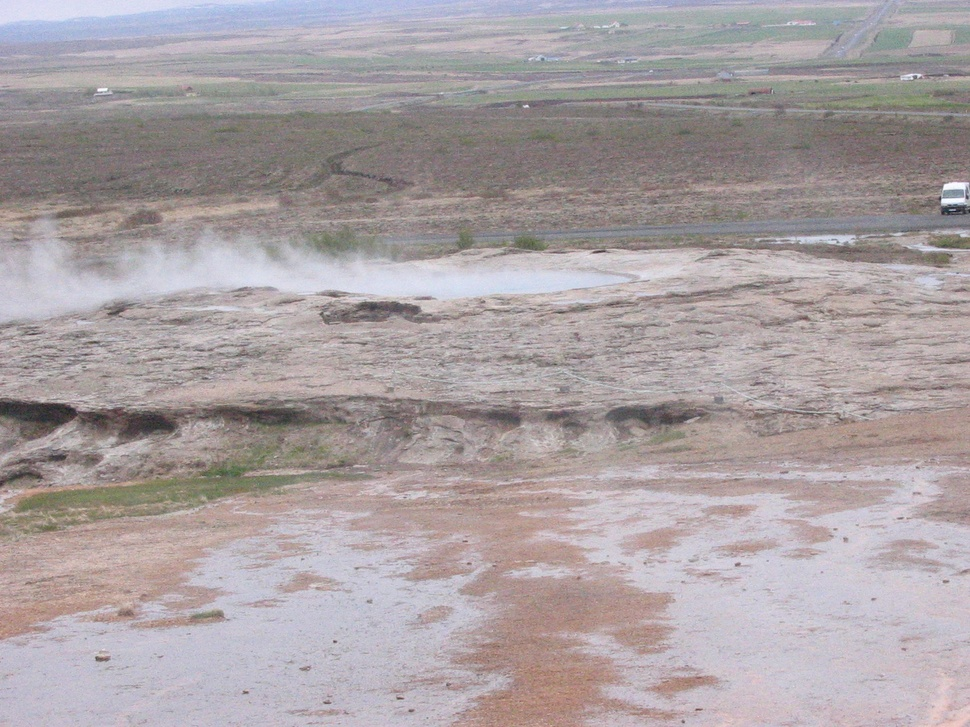
#> input picture dataset/coba/130001.jpg, 970 x 727 px, shrunk from 1600 x 1200 before the run; its folder holds only this picture in this run
$ python index.py   (older library calls are emulated)
#> lines starting #> are read from the running program, lines starting #| are printed output that depends on the picture; after the words box and inside, x2 and y2 are one past the last pixel; in counts of white or black regions, pixels touching at a corner belong together
### detector.py
import numpy as np
import cv2
import imutils

class FeatureDetector:

	def  __init__(self, bins):
#> further down, image is the input picture: shape (727, 970, 3); mean B, G, R 162.5, 160.2, 169.1
		self.bins = bins

	def  describe(self, image):
		image = cv2.cvtColor(image, cv2.COLOR_RGB2HSV)
#> image: shape (727, 970, 3); mean H, S, V 116.2, 22.2, 172.2
		features = []

		(h, w) = image.shape[:2]
#> h = 727; w = 970
		(cX, cY) = (int(w*0.5), int(h*0.5))
#> cX = 485; cY = 363

		segments = [(0, cX, 0, cY), (cX, w, 0, cY), (cX, w, cY, h), (0, cX, cY, h)]

		(axesX, axesY) = (int(w*0.75)//2, int(h*0.75)//2)
#> axesX = 363; axesY = 272
		ellipMask = np.zeros(image.shape[:2], dtype = "uint8")
		cv2.ellipse(ellipMask, (cX, cY), (axesX, axesY), 0, 0, 360, 255, -1)
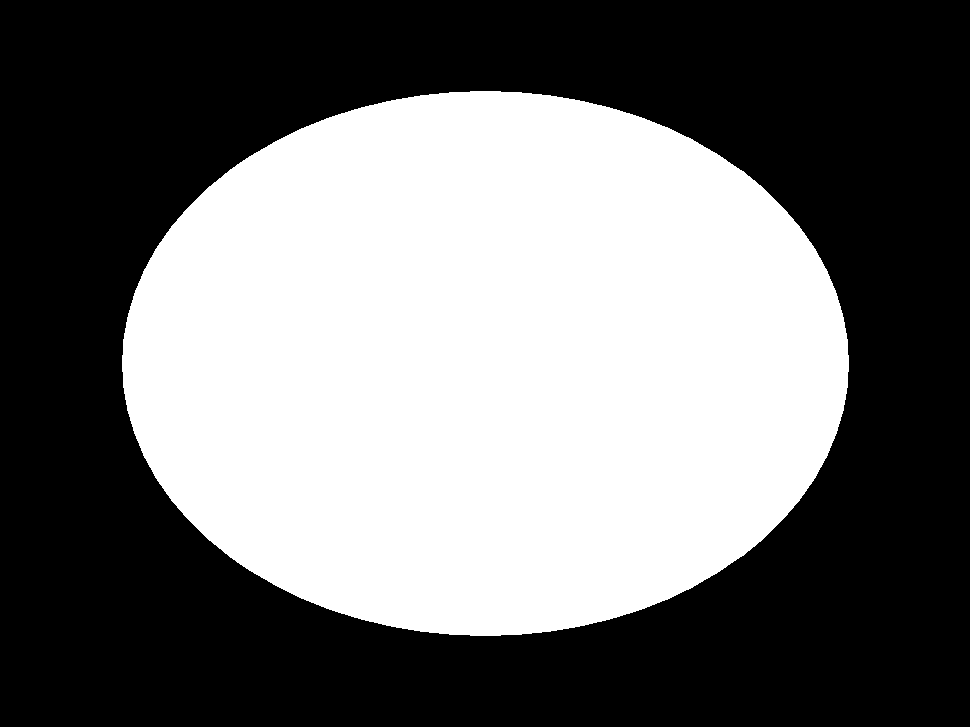
#> ellipMask: shape (727, 970); 44.1% white; 1 white region, box (x1, y1, x2, y2) and area: (122, 91, 849, 636) 310747

		for(startX, endX, startY, endY) in segments:
			cornerMask = np.zeros(image.shape[:2], dtype = "uint8")
			cv2.rectangle(cornerMask, (startX, startY), (endX, endY), 255, -1)
			cornerMask = cv2.subtract(cornerMask, ellipMask)

			hist= self.histogram(image, cornerMask)
			features.extend(hist)
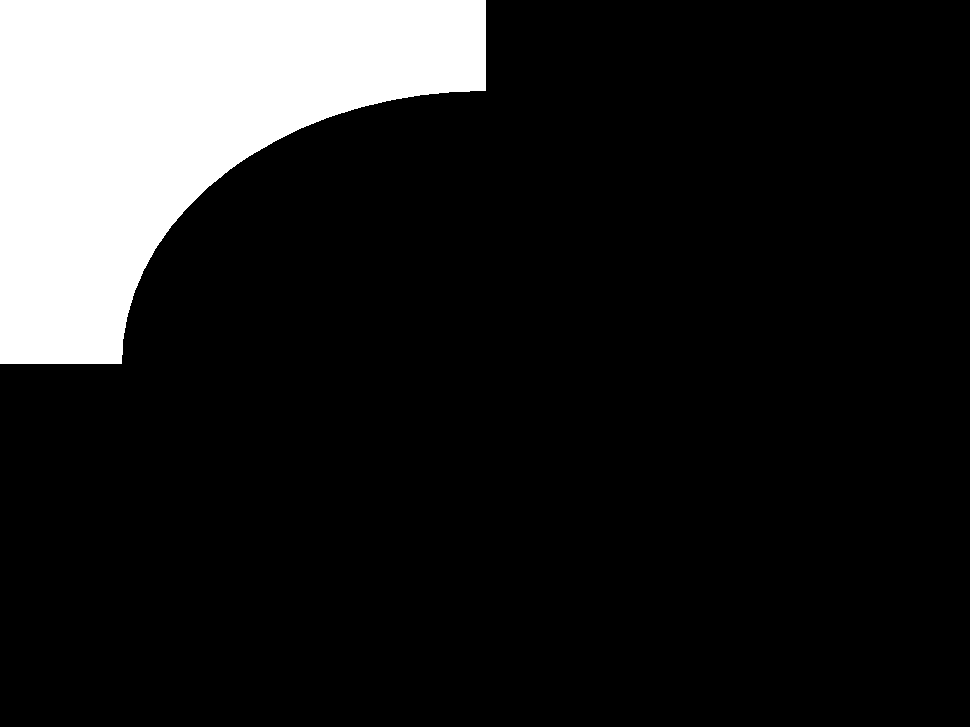
#> cornerMask: shape (727, 970); 14% white; 1 white region, box (x1, y1, x2, y2) and area: (0, 0, 486, 364) 98899
#> after the loop, features = []

		hist = self.histogram(image, ellipMask)
		features.extend(hist)

		return features


	def histogram(self, image, mask):
		hist = cv2.calcHist([image], [0, 1, 2], mask, self.bins, [0, 180, 0, 256, 0, 256])

		if imutils.is_cv2():
#> (the run stopped early here; a loop or call above may not have finished)

$ run again, on dataset/coba/130201.jpg
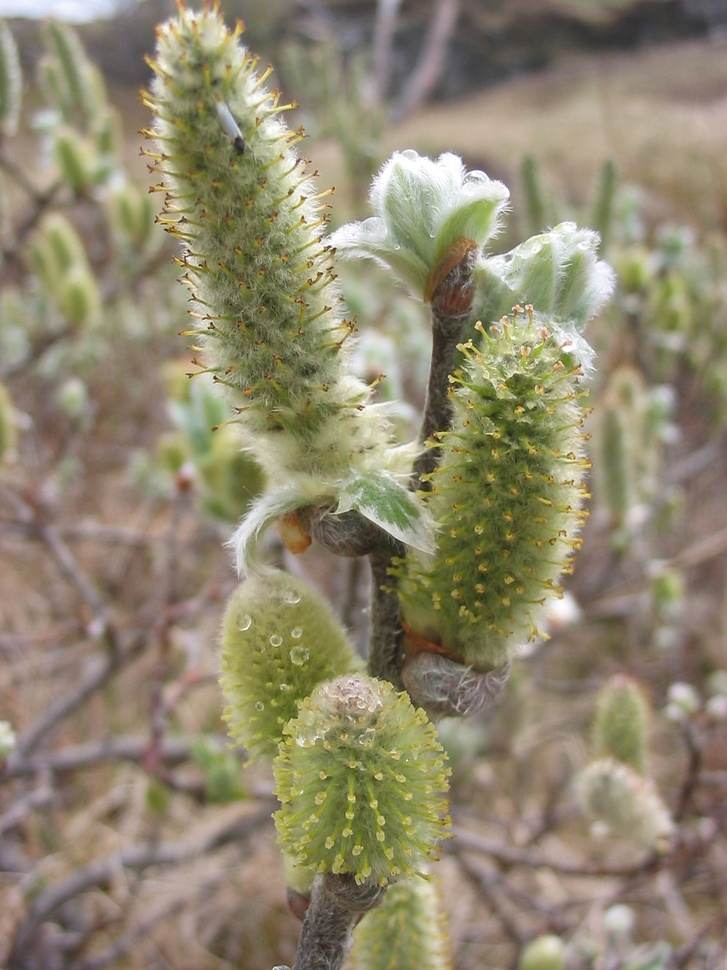
#> input picture dataset/coba/130201.jpg, 727 x 970 px, shrunk from 1200 x 1600 before the run
#> image is the input picture: shape (970, 727, 3); mean B, G, R 111.2, 135.2, 143.6
#> image: shape (970, 727, 3); mean H, S, V 99.2, 63.1, 145
#> in describe, `cv2.ellipse(ellipMask, (cX, cY), (axesX, axesY), 0, 0, 360, 255, -1)`:
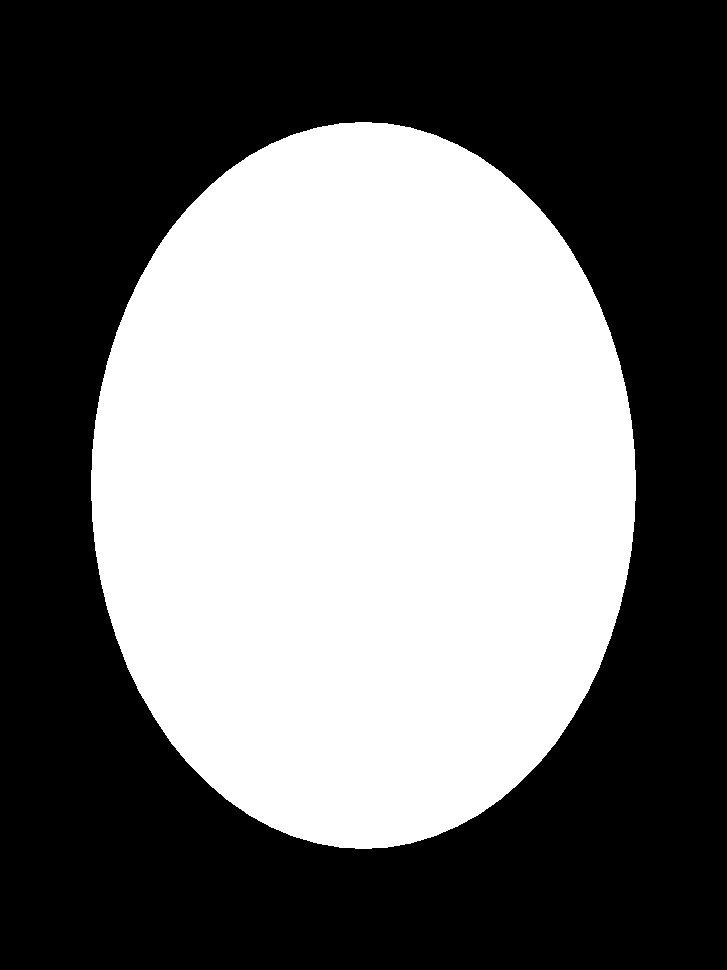
#> ellipMask: shape (970, 727); 44.1% white; 1 white region, box (x1, y1, x2, y2) and area: (91, 122, 636, 849) 310695
#> after the loop in describe, `for(startX, endX, startY, endY) in segments:`: features = []
